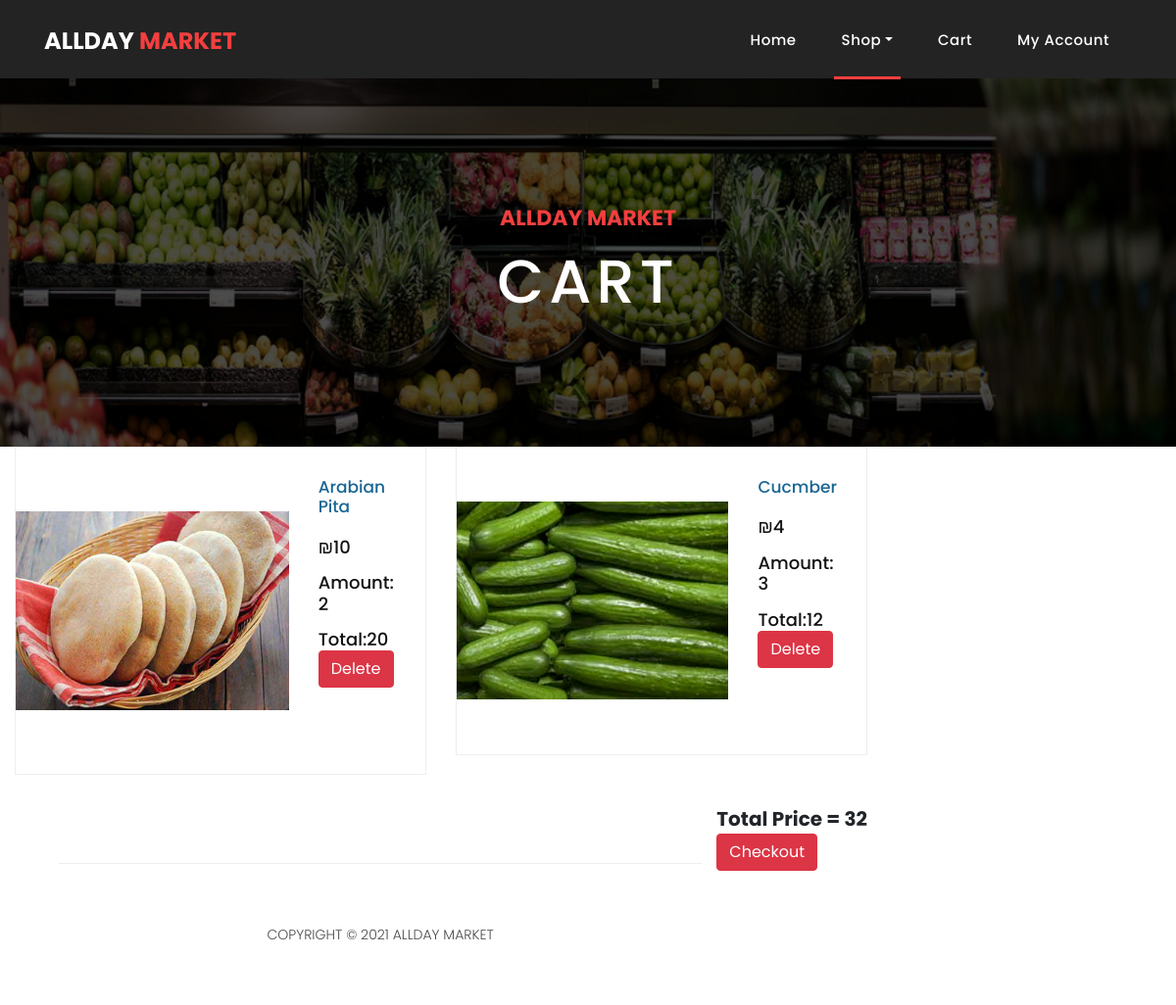
/cart.php (signed in), run on an earlier commit of the app's database.
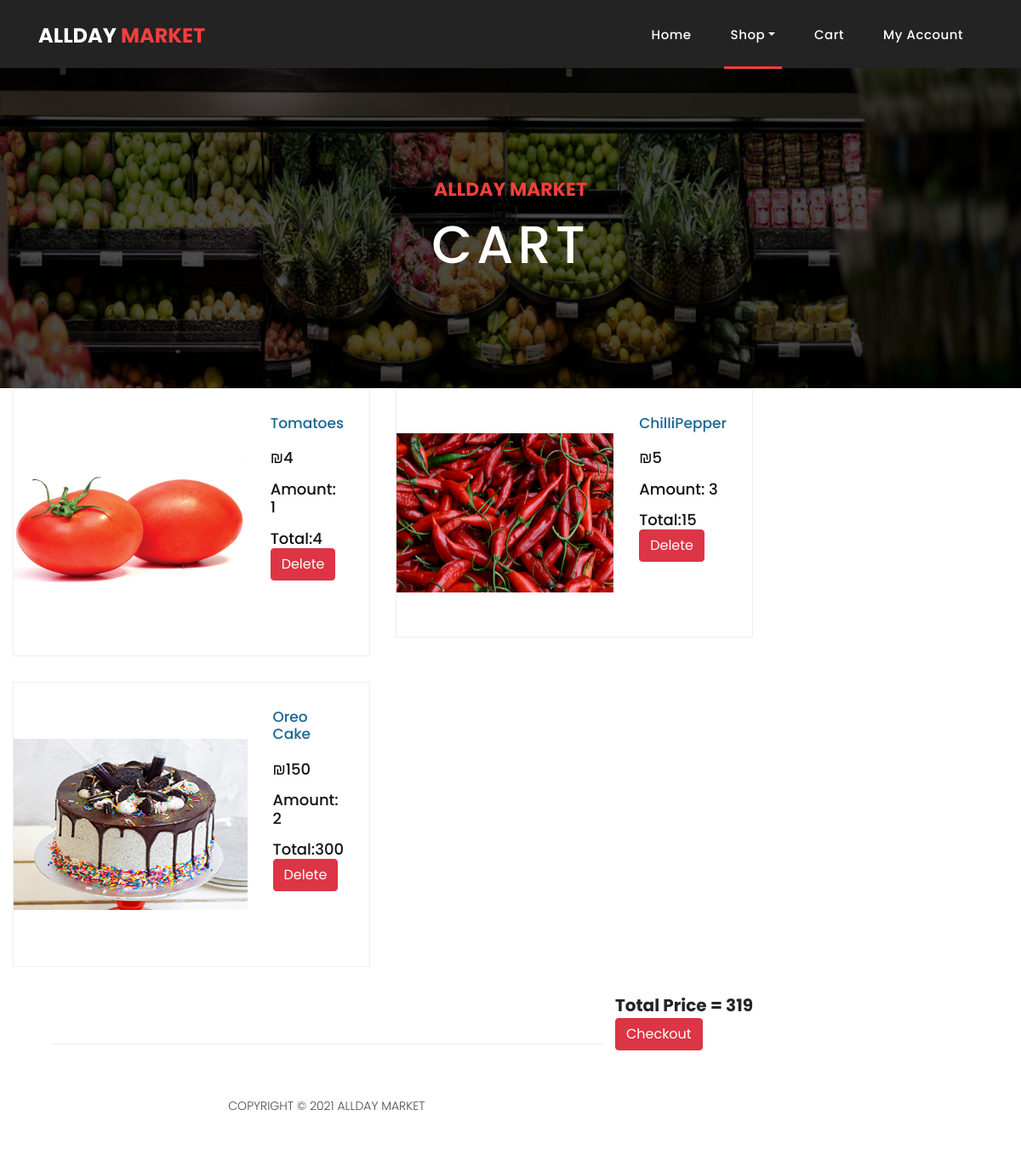
And on a later commit of the database.
### tables this page shows
CREATE TABLE `cart` (
  `id` int(11) NOT NULL,
  `userID` int(11) NOT NULL,
  `name` varchar(256) NOT NULL,
  `price` int(11) NOT NULL,
  `qnt` int(11) NOT NULL,
  `itemBarcode` int(11) NOT NULL,
  `depNum` tinyint(1) NOT NULL,
  `img` varchar(50) DEFAULT NULL
);

### cart.php (the view, shortened to what this page needs)
<!DOCTYPE html>
<html><head>
    <link href="vendor/bootstrap/css/bootstrap.min.css" rel="stylesheet">
    <link rel="stylesheet" href="assets/css/fontawesome.css">
    <link rel="stylesheet" href="assets/css/style.css">
    <link rel="stylesheet" href="assets/css/owl.css"></head>
<body>
    <header class="">
    <?php
            if(isset($_SESSION['email'])){
            	if($_SESSION['email'] === 'admin@allday.com'){
					$basedir = realpath(__DIR__);
            		include($basedir . '/navbars/navadmin.php');
            	}
            	else{
					$basedir = realpath(__DIR__);
            		include($basedir . '/navbars/navuser.php');
            	}
            }
            else{
				$basedir = realpath(__DIR__);
				include($basedir . '/navbars/nav.php');
            }
            ?>
</header>
    <div class="page-heading about-heading header-text" style="background-image: url(assets/images/veghs.png);">
      <div class="container">
        <div class="row">
          <div class="col-md-12">
            <div class="text-content">
              <h4>AllDay Market</h4>
              <h2>Cart</h2>
            </div>
          </div>
        </div>
      </div>
    </div>
 <div class="col-md-9">
  <div class="row">
	<?php
		include 'db.php';
		if(isset($_SESSION['email'])){
			$userID = $_SESSION['id'];
			$sql = "SELECT * FROM cart WHERE userID = ?";
	        $stmt= mysqli_stmt_init($conn);
	        mysqli_stmt_prepare($stmt,$sql);
	        mysqli_stmt_bind_param($stmt,"i",$userID);
	        mysqli_stmt_execute($stmt);
	        $results=mysqli_stmt_get_result($stmt);
	    	$totalPrice = 0;
		  while ($row=mysqli_fetch_assoc($results))
	        {
			echo '		<div class="col-md-6">
                      <div class="product-item">';
					$name = $row['name'];
					$price = $row['price'];
					$qnt = $row['qnt'];
					$img = $row['img'];
					$total=$row['qnt'] * $row['price'];
					$totalPrice += $total;
				echo '<div style="display: flex;align-items:center;">
                        <a href="#"><img src="'.$img.'" alt=""></a>
                       <div class="down-content">
                          <a href="#"><h4>'.$name.'</h4></a>
                          <h6>₪'.$price.'
						  <h6>Amount: '.$qnt.'
						  <h6>Total:'.$total.' <br>
						<form action="deleteCart.php" method="post">
							<input type="hidden" value="'.$name.'" name="delete" />
							<input class="btn btn-danger" value="Delete" type="submit" />
						</form>
                          <br><br>
                        </div>
                      </div>
                    </div>
					';
	        	echo "</div>";
	        }
	    }
?>
	</div>
	<div style="font-family: 'Poppins', sans-serif;font-size: 20px;float: right;font-weight: bold">
		Total Price = <?php echo $totalPrice ?>
		<form action="createOrder.php" method="POST">
		<button class="btn btn-danger" type="submit" name="submit" class="filled-button" class="payBtn">Checkout</button>
		</form>
	</div>
	</div>
    <footer>
      <div class="container">
        <div class="row">
          <div class="col-md-12">
            <div class="inner-content">
             <p>Copyright © 2021 AllDay Market</p>
            </div>
          </div>
        </div>
      </div>
    </footer>
  </body>
</html>

### navbars/navuser.php (shortened to what this page needs)
  <nav class="navbar navbar-expand-lg">
    <div class="container">
      <a class="navbar-brand" href="index.php"><h2>AllDay <em>Market</em></h2></a>
      <div class="collapse navbar-collapse" id="navbarResponsive">
        <ul class="navbar-nav ml-auto">
            <li class="nav-item">
                <a class="nav-link" href="index.php">Home
                </a>
            </li>
                        <li class="nav-item dropdown active">
                <a class="nav-link dropdown-toggle" data-toggle="dropdown" href="#" role="button" aria-haspopup="true" aria-expanded="false">Shop</a>
            </li>
            <li class="nav-item"><a class="nav-link" href="cart.php">Cart</a></li>
<li class="nav-item"><a class="nav-link" href="profile.php">My Account</a></li>
        </ul>
      </div>
    </div>
  </nav>

### assets/css/style.css (style rules this page uses)
body { font-family: 'Poppins', sans-serif; overflow-x: hidden; text-rendering: optimizeLegibility; -webkit-font-smoothing: antialiased; -moz-osx-font-smoothing: grayscale; }
p { margin-bottom: 0px; font-size: 14px; font-weight: 300; color: #4a4a4a; line-height: 24px; }
a { text-decoration: none!important; }
ul { padding: 0; margin: 0; list-style: none; }
h1,h2,h3,h4,h5,h6 { margin: 0px; }
.page-heading { padding: 210px 0px 130px 0px; text-align: center; background-position: center center; background-repeat: no-repeat; background-size: cover; }
.page-heading .text-content h4 { color: #f33f3f; font-size: 22px; text-transform: uppercase; font-weight: 700; margin-bottom: 15px; }
.page-heading .text-content h2 { color: #fff; font-size: 62px; text-transform: uppercase; letter-spacing: 5px; }
header { position: absolute; z-index: 99999; width: 100%; height: 80px; background-color: #232323; -webkit-transition: all 0.3s ease-in-out 0s; -moz-transition: all 0.3s ease-in-out 0s; -o-transition: all 0.3s ease-in-out 0s; transition: all 0.3s ease-in-out 0s; }
header .navbar { padding: 17px 0px; }
.navbar .navbar-brand { float: left; margin-top: -12px; outline: none; }
.navbar .navbar-brand h2 { color: #fff; text-transform: uppercase; font-size: 24px; font-weight: 700; -webkit-transition: all .3s ease 0s; -moz-transition: all .3s ease 0s; -o-transition: all .3s ease 0s; transition: all .3s ease 0s; }
.navbar .navbar-brand h2 em { font-style: normal; color: #f33f3f; }
#navbarResponsive { z-index: 999; }
.navbar-collapse { text-align: center; }
.navbar .navbar-nav .nav-item { margin: 0px 15px; }
.navbar .navbar-nav a.nav-link { text-transform: capitalize; font-size: 15px; font-weight: 500; letter-spacing: 0.5px; color: #fff; transition: all 0.5s; margin-top: 5px; }
.navbar .navbar-nav .nav-link:hover, .navbar .navbar-nav .active>.nav-link, .navbar .navbar-nav .nav-link.active, .navbar .navbar-nav .nav-link.show, .navbar .navbar-nav .show>.nav-link { color: #fff; padding-bottom: 25px; border-bottom: 3px solid #f33f3f; }
.product-item { border: 1px solid #eee; margin-bottom: 30px; }
.product-item .down-content { padding: 30px; position: relative; }
.product-item img { width: 100%; overflow: hidden; }
.product-item .down-content h4 { font-size: 17px; color: #1a6692; margin-bottom: 20px; }
.product-item .down-content h6 { font-size: 18px; margin-bottom: 15px; color: #121212; }
footer { text-align: center; }
footer .inner-content { border-top: 1px solid #eee; margin-top: 60px; padding: 60px 0px; }
footer .inner-content p { text-transform: uppercase; }
.page-heading { position:relative; }
.page-heading:before { content:''; position:absolute; top:0; left:0; bottom:0; right:0; background-color:rgba(0,0,0,.7); }
.page-heading .container { position:relative; z-index: 2; }

What changed in the data, as far as the page shows it:
removed cart: img (picture), name "Arabian Pita", price "10", qnt "2", total "20"
removed cart: img (picture), name "Cucmber", price "4", qnt "3", total "12"
added cart: img (picture), name "Tomatoes", price "4", qnt "1"
added cart: img (picture), name "ChilliPepper", price "5", qnt "3", total "15"
added cart: img (picture), name "Oreo Cake", price "150", qnt "2", total "300"
Also different on the page:
$totalPrice: "32" → "319"
